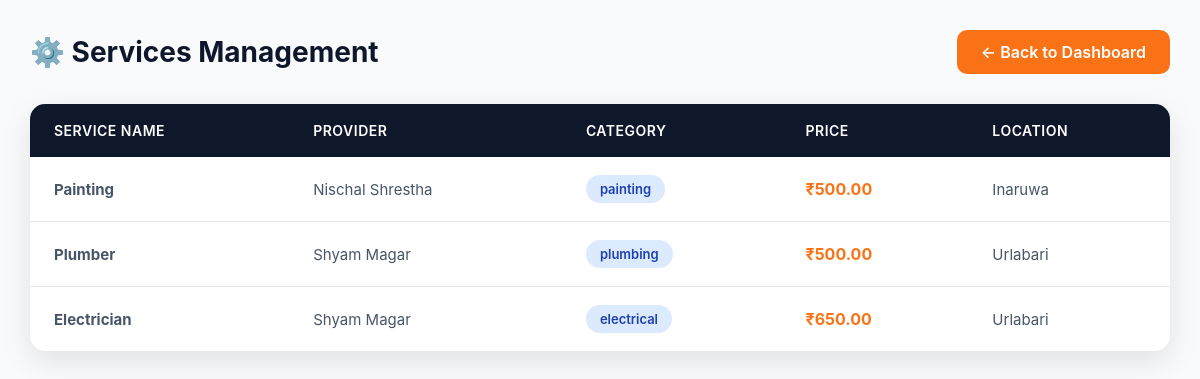
Page /account/admin/services/ (signed in) on the committed database.
### booking/models.py (models this page shows, shortened)
class Service(models.Model):
    provider = models.ForeignKey(
        Profile,
        on_delete=models.CASCADE,
        related_name="services"
    )
    name = models.CharField(max_length=100)
    description = models.TextField()
    category = models.CharField(
        max_length=50,
        choices=CATEGORY_CHOICES
    )
    price = models.DecimalField(
        max_digits=10,
        decimal_places=2,
        default=0.00
    )
    location = models.CharField(
        max_length=255,
        null=True,
        blank=True
    )
    is_active = models.BooleanField(default=True)
    created_at = models.DateTimeField(auto_now_add=True)

### account/models.py (models this page shows, shortened)
class Profile(models.Model):
    ROLE_CHOICES = (
        ('customer', 'Customer'),
        ('provider', 'Service Provider'),
    )
    CATEGORY_CHOICES = [
        ("painting", "Painting"),
        ("plumbing", "Plumbing"),
        ("electrical", "Electrical"),
        ("cleaning", "Cleaning"),
        ("carpentry", "Carpentry"),
        ("ac_repair", "AC Repair"),
    ]
    user = models.OneToOneField(
        User,
        on_delete=models.CASCADE,
        related_name='profile'
    )
    role = models.CharField(
        max_length=20,
    )
    phone = models.CharField(
        max_length=15,
        null=True,
        blank=True,
        unique=True,
        help_text="User's phone number"
    )
    verified_categories = models.CharField(
        max_length=255,
        null=True,
        blank=True,
        help_text="Comma-separated list of verified categories"
    )
    location = models.CharField(
        max_length=255,
        null=True,
        blank=True
    )
    latitude = models.FloatField(null=True, blank=True)
    longitude = models.FloatField(null=True, blank=True)
    is_verified = models.BooleanField(default=False)
    email_token = models.CharField(
        max_length=64,
        blank=True,
        null=True,
        unique=False,
        help_text="Email verification code or token"
    )
    created_at = models.DateTimeField(auto_now_add=True)
    updated_at = models.DateTimeField(auto_now=True)

### account/views.py (the view)
# urls.py: path("admin/services/", views.admin_services, name="admin_services"),
@admin_only
def admin_services(request):
    services = Service.objects.select_related("provider").all()
    return render(request, "account/admin/services.html", {"services": services})

### account/templates/account/admin/services.html (shortened to what this page needs)
<!DOCTYPE html>
<html lang="en">
<head>
</head>
<body>
    <div class="container">
        <div class="header">
            <h1>⚙️ Services Management</h1>
            <a href="{% url 'admin_dashboard' %}" class="back-btn">← Back to Dashboard</a>
        </div>
        <div class="table-container">
            <table>
                <thead>
                    <tr>
                        <th>Service Name</th>
                        <th>Provider</th>
                        <th>Category</th>
                        <th>Price</th>
                        <th>Location</th>
                    </tr>
                </thead>
                <tbody>
                    {% for service in services %}
                    <tr>
                        <td><strong>{{ service.name }}</strong></td>
                        <td>{{ service.provider.user.first_name }}</td>
                        <td>
                            <span class="badge">{{ service.category }}</span>
                        </td>
                        <td class="price">₹{{ service.price }}</td>
                        <td>{{ service.location|default:"Not specified" }}</td>
                    </tr>
                    {% empty %}
                    <tr>
                        <td colspan="5" class="no-data">No services found</td>
                    </tr>
                    {% endfor %}
                </tbody>
            </table>
        </div>
    </div>
</body>
</html>

### account/templates/account/admin/services.html (style rules this page uses)
* { margin: 0; padding: 0; box-sizing: border-box; }
body { font-family: 'Inter', sans-serif; background: #f8fafc; padding: 30px; }
.container { max-width: 1400px; margin: 0 auto; }
.header { display: flex; justify-content: space-between; align-items: center; margin-bottom: 30px; }
h1 { font-size: 28px; color: #0f172a; font-weight: 700; }
.back-btn { padding: 12px 24px; background: #f97316; color: white; text-decoration: none; border-radius: 10px; font-weight: 600; transition: all 0.3s ease; }
.table-container { background: white; border-radius: 15px; box-shadow: 0 10px 30px rgba(0,0,0,0.1); overflow: hidden; }
table { width: 100%; border-collapse: collapse; }
thead { background: #0f172a; color: white; }
th { padding: 18px 24px; text-align: left; font-weight: 600; font-size: 14px; text-transform: uppercase; letter-spacing: 0.5px; }
td { padding: 18px 24px; border-bottom: 1px solid #e5e7eb; color: #475569; font-size: 15px; }
tr:last-child td { border-bottom: none; }
tbody tr { transition: background 0.2s ease; }
.badge { display: inline-block; padding: 6px 14px; border-radius: 20px; font-size: 13px; font-weight: 600; background: #dbeafe; color: #1e40af; }
.price { font-weight: 700; color: #f97316; font-size: 16px; }

### rows in the picture
Service: name "Painting", provider.user.first_name "Nischal Shrestha", category "painting", price "500.00", location "Inaruwa"
Service: name "Plumber", provider.user.first_name "Shyam Magar", category "plumbing", price "500.00", location "Urlabari"
Service: name "Electrician", provider.user.first_name "Shyam Magar", category "electrical", price "650.00", location "Urlabari"
